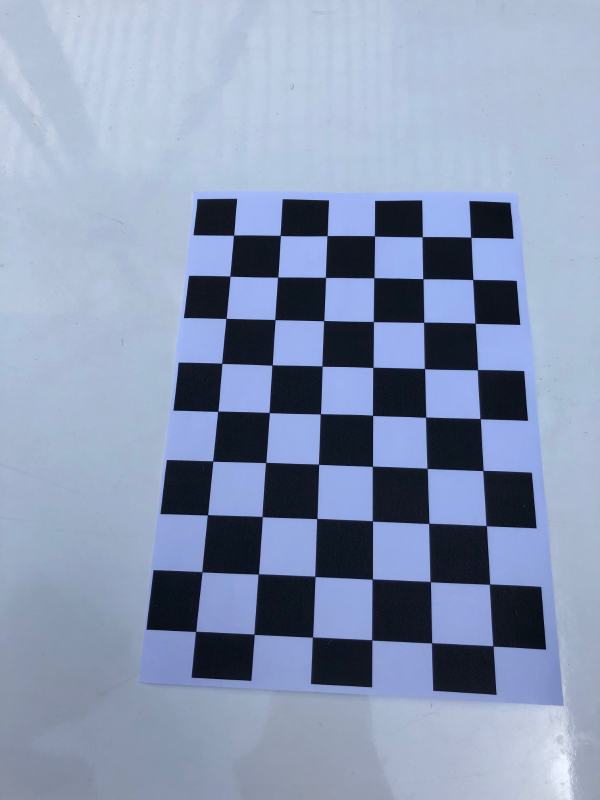
#> input picture Reconstruction/calibration_images/0.jpeg, 1200 x 1600 px (shown at 1/2 size); its folder holds 4 pictures in this run
$ python calibrate.py
#> lines starting #> are read from the running program, lines starting #| are printed output that depends on the picture
import cv2
import numpy as np
import glob
from tqdm import tqdm
import PIL.ExifTags
import PIL.Image
import json

#============================================
# 相机校准
#============================================
url = '/Users/Amon/Desktop/_3D-reconstruction/Reconstruction/'

# 定义棋盘目标的大小
chessboard_size = (7,5)

# 定义数组以保存检测到的点
obj_points = [] # 现实世界中的3D点
img_points = [] # 影像平面中的3D点

# 定义一个网格来存储所有点。存储的点需要是有序的，如：（0,0,0），（1,0,0），（2,0,0）….，（6,5,0）
# 准备要显示的网格和点 [35, 3] (np.prod：连乘)
objp = np.zeros((np.prod(chessboard_size),3),dtype=np.float32)
objp[:,:2] = np.mgrid[0:chessboard_size[0], 0:chessboard_size[1]].T.reshape(-1,2)

# 读取图像
# 使用glob迭代地打开图片
calibration_paths = glob.glob(url + 'calibration_images/*')

# 遍历图像以找到内在矩阵
# 用tqdm包裹循环，以了解距离处理上一个图像已经有多长时间了，还剩下多少图像没有处理

for image_path in tqdm(calibration_paths):
	# 载入图片
	image = cv2.imread(image_path)
#> image is the input picture: shape (1600, 1200, 3); mean B, G, R 179.1, 151.3, 137
    # 转换为灰度图
	gray_image = cv2.cvtColor(image, cv2.COLOR_BGR2GRAY)
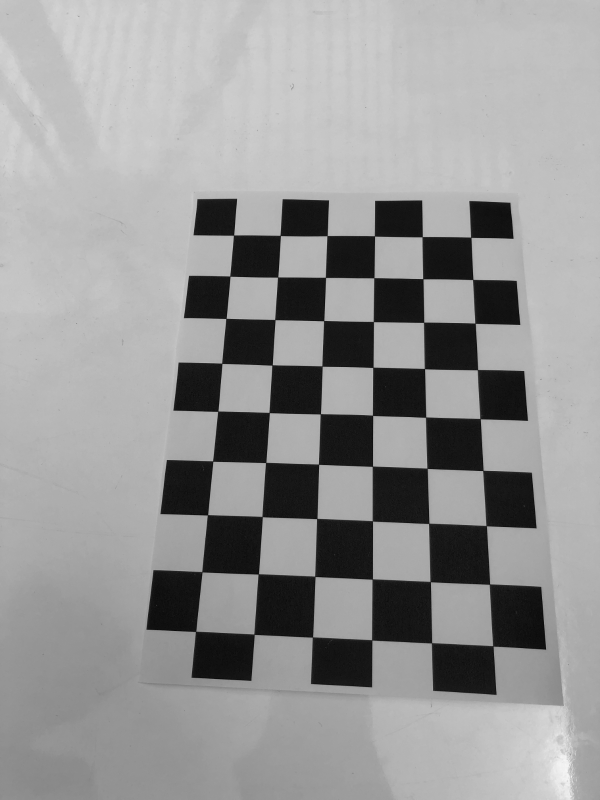
#> gray_image: shape (1600, 1200) (shown at 1/2 size); min 2, max 247, mean 150.2
	print("图片已加载，正在分析...")
	# 找棋盘角（opencv的角点检测算法）
	ret, corners = cv2.findChessboardCorners(gray_image, chessboard_size, None)
#> ret = True; corners = 35 rows, first 8: [845.5, 557.4], [847.3, 645.2], [848.6, 736.6], [851.3, 835], [853.5, 935.9], [857.9, 1047.5], [860, 1162.6], [747.7, 556.4]


    # 找到棋盘角 ret=True，否则为False
	if ret == True:
		print("检测到棋盘！")
		print(image_path)
		# 定义亚像素精度的标准
        # 30次迭代，精度为0.001
		criteria = (cv2.TERM_CRITERIA_EPS + cv2.TERM_CRITERIA_MAX_ITER, 30, 0.001)
		# 根据条件优化拐角位置（以达到亚像素精度）
        # 重新定位点 （接收图像、角点、搜索窗口大小、零区域、实际条件作为输入）
		cv2.cornerSubPix(gray_image, corners, (5,5), (-1,-1), criteria)
		obj_points.append(objp)
		img_points.append(corners)
#> pass 2 of the loop `for image_path in tqdm(calibration_paths):`:
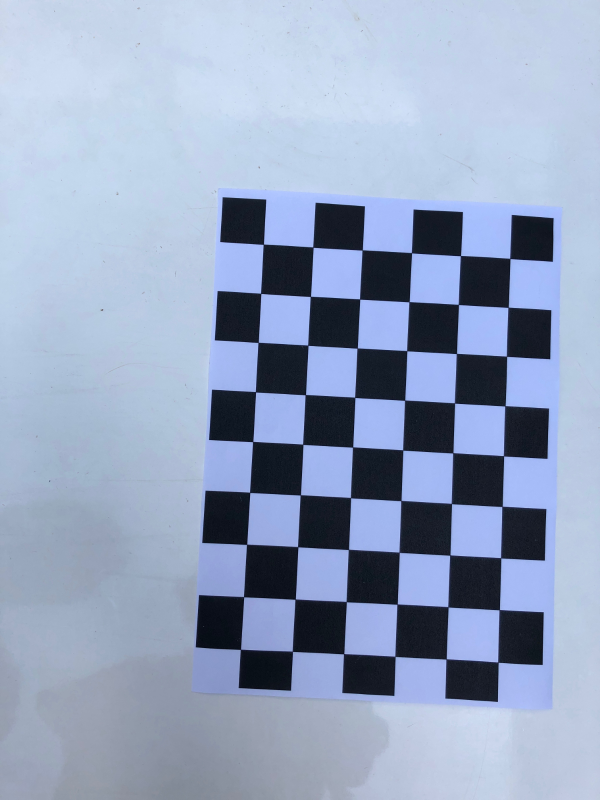
#> input picture Reconstruction/calibration_images/1.jpeg, 1200 x 1600 px (shown at 1/2 size)
#> image is the input picture: shape (1600, 1200, 3); mean B, G, R 190.4, 163.2, 148.5
#> `gray_image = cv2.cvtColor(image, cv2.COLOR_BGR2GRAY)`:
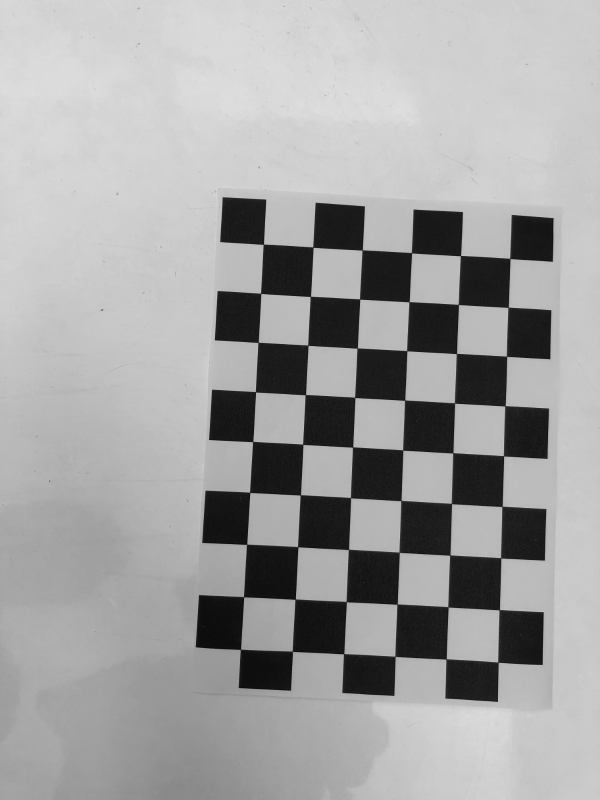
#> gray_image: shape (1600, 1200) (shown at 1/2 size); min 3, max 226, mean 161.9
#> corners = 35 rows, first 8: [489, 1192], [493.8, 1088.4], [499.6, 984.8], [505.8, 883.5], [511.3, 784.3], [516.8, 685.1], [521.7, 587], [590.8, 1198.3]
#> pass 3 of the loop `for image_path in tqdm(calibration_paths):`:
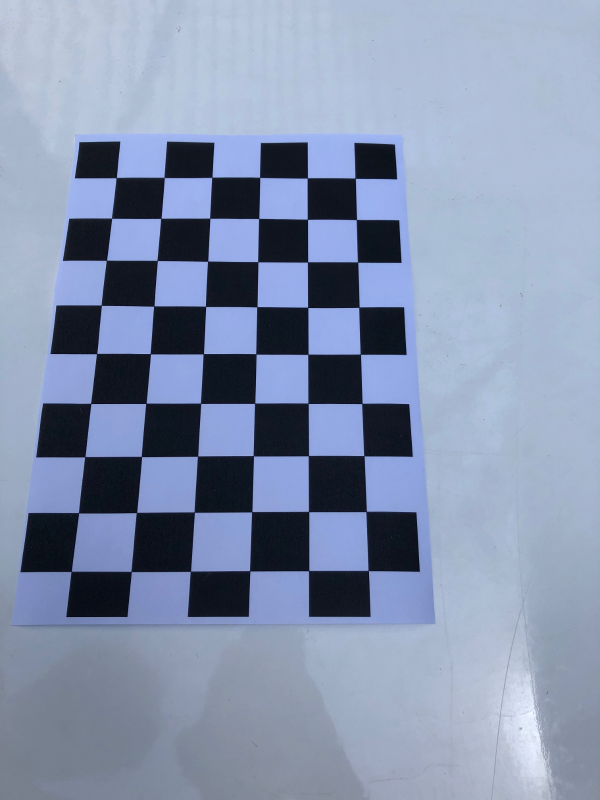
#> input picture Reconstruction/calibration_images/2.jpeg, 1200 x 1600 px (shown at 1/2 size)
#> image is the input picture: shape (1600, 1200, 3); mean B, G, R 173.2, 146.1, 132.7
#> `gray_image = cv2.cvtColor(image, cv2.COLOR_BGR2GRAY)`:
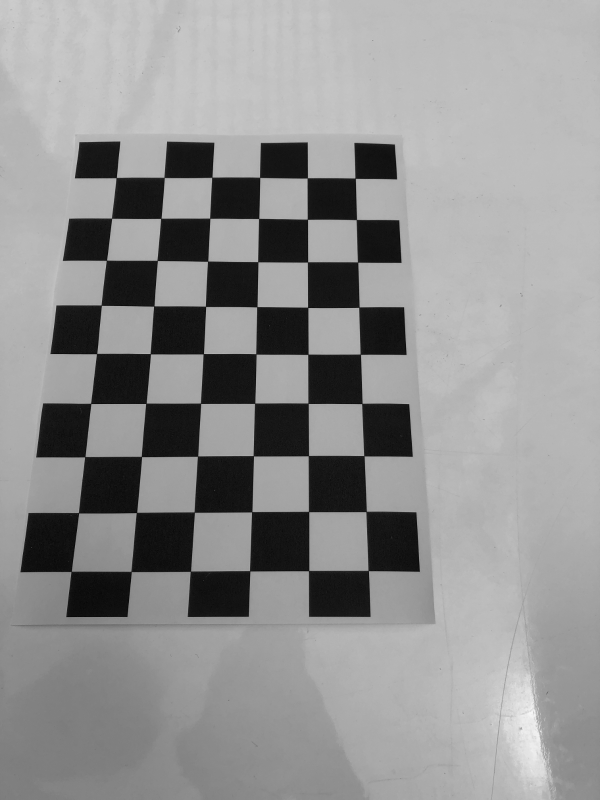
#> gray_image: shape (1600, 1200) (shown at 1/2 size); min 3, max 249, mean 145.2
#> corners = 35 rows, first 8: [142.4, 1142.6], [157.4, 1025.7], [169.5, 914.4], [181.9, 807.4], [193.1, 708.2], [203, 610.8], [213.7, 520.6], [261.6, 1142.6]
#> the loop made 4 passes; the first 3 are shown

gray_image = cv2.cvtColor(cv2.imread(url + 'calibration_images/0.jpeg'), cv2.COLOR_BGR2GRAY)
# 校准相机、输出相机参数
# 摄像机矩阵（k）、畸变系数（dist）、旋转和平移矢量（rvecs和tvecs）
ret, K, dist, rvecs, tvecs = cv2.calibrateCamera(obj_points, img_points, gray_image.shape[::-1], None, None)

# [9 lines of commented-out code are left out]
exif_img = PIL.Image.open(calibration_paths[0])

exif_data = {
	PIL.ExifTags.TAGS[k]:v
	for k, v in exif_img._getexif().items()
	if k in PIL.ExifTags.TAGS}
#> exif_data = 41 items

# 以元组形式获取焦距
focal_length_exif = exif_data['FocalLength']

# 获取小数形式的焦距
#> (the run stopped early here; a loop or call above may not have finished)
